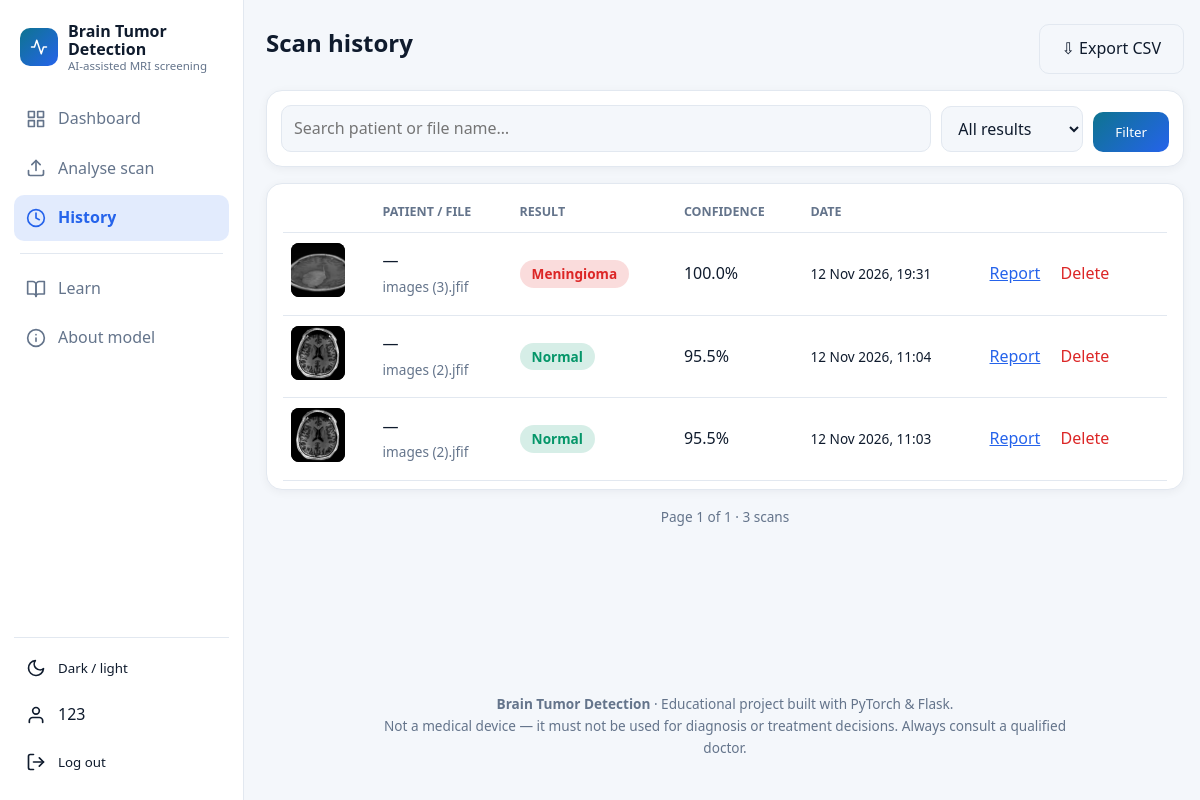
Screenshot of /history (signed in) with the database file from the repository.
### tables this page shows
CREATE TABLE users(
        id INTEGER PRIMARY KEY AUTOINCREMENT, username TEXT UNIQUE COLLATE NOCASE,
        name TEXT, pw TEXT, created TEXT);

CREATE TABLE scans(
        id INTEGER PRIMARY KEY AUTOINCREMENT, user_id INTEGER, uid TEXT, original_name TEXT,
        patient TEXT, label TEXT, confidence REAL, p_normal REAL, p_tumor REAL,
        uncertain INTEGER, ms INTEGER, created TEXT, probs TEXT);

### app.py (the view)
@app.route("/history")
@login_required
def history():
    q, label, w, args = history_filter()
    page = max(1, request.args.get("page", 1, type=int))
    total = db().execute(f"SELECT COUNT(*) FROM scans WHERE {w}", args).fetchone()[0]
    rows = db().execute(f"SELECT * FROM scans WHERE {w} ORDER BY id DESC LIMIT ? OFFSET ?",
                        args + [PER_PAGE, (page - 1) * PER_PAGE]).fetchall()
    labels = [r[0] for r in db().execute("SELECT DISTINCT label FROM scans WHERE user_id=? ORDER BY label", (g.user["id"],))]
    opts = [("", "All results"), ("tumor", "Any tumor")] + [(l, l) for l in labels]
    return render_template("history.html", scans=[scan_dict(r) for r in rows], q=q, label=label, labels=labels, opts=opts,
                           page=page, pages=max(1, -(-total // PER_PAGE)), total=total)

### app.py (called while the page is built)
def db():
    if "db" not in g:
        g.db = sqlite3.connect(DB_PATH)
        g.db.row_factory = sqlite3.Row
    return g.db

@app.template_filter("fmt")
def fmt(s):
    try:
        return datetime.datetime.strptime(s, "%Y-%m-%d %H:%M:%S").strftime("%d %b %Y, %H:%M")
    except (TypeError, ValueError):
        return s

@app.before_request
def load_user():
    g.user = None
    if request.endpoint != "static" and session.get("uid"):
        g.user = db().execute("SELECT * FROM users WHERE id=?", (session["uid"],)).fetchone()

@app.context_processor
def inject():
    return {"user": g.get("user"), "endpoint": request.endpoint, "APP_NAME": APP_NAME, "APP_TAG": APP_TAG}

def login_required(f):
    @wraps(f)
    def wrapper(*a, **k):
        if not g.user:
            if request.path.startswith("/api/"):
                return jsonify(error="Please log in again."), 401
            return redirect(url_for("login", next=request.full_path.rstrip("?")))
        return f(*a, **k)
    return wrapper

def history_filter():
    q = request.args.get("q", "").strip()[:60]
    label = request.args.get("label", "")[:30]
    where, args = ["user_id=?"], [g.user["id"]]
    if q:
        where.append("(patient LIKE ? OR original_name LIKE ?)")
        args += [f"%{q}%"] * 2
    if label == "tumor":
        where.append("label!='Normal'")
    elif label:
        where.append("label=?")
        args.append(label)
    return q, label, " AND ".join(where), args

### templates/history.html (shortened to what this page needs)
{% extends "base.html" %}
{% block content %}
<section class="wrap">
  <div class="rowbetween"><h1>Scan history</h1>
    <a class="btn ghost" href="{{ url_for('history_csv') }}">&#8681; Export CSV</a></div>
  <form class="card filters" method="get">
    <input type="search" name="q" value="{{ q }}" placeholder="Search patient or file name&hellip;">
    <select name="label">{% for v, t in opts %}<option value="{{ v }}" {{ 'selected' if label == v }}>{{ t }}</option>{% endfor %}</select>
    <button class="btn">Filter</button>
  </form>
  {% if not scans %}
    <div class="card center"><p class="muted">{{ 'No scans match your filters.' if (q or label) else 'No scans yet.' }}</p>
    <a class="btn" href="{{ url_for('analyze') }}">Analyse a scan</a></div>
  {% else %}
  <div class="card tablewrap">
    <table>
      <thead><tr><th></th><th>Patient / file</th><th>Result</th><th>Confidence</th><th>Date</th><th></th></tr></thead>
      <tbody>
      {% for s in scans %}
        <tr id="row{{ s.id }}">
          <td><img class="thumb" src="{{ s.original_url }}" alt="" loading="lazy"></td>
          <td>{{ s.patient or '—' }}<br><span class="muted small">{{ s.name }}</span></td>
          <td><span class="badge {{ 't' if s.tumor else 'n' }}">{{ s.label }}</span>{% if s.uncertain %} <span class="muted small">(inconclusive)</span>{% endif %}</td>
          <td>{{ s.confidence }}%</td>
          <td class="small">{{ s.created }}</td>
          <td class="actions"><a href="{{ s.report_url }}" target="_blank">Report</a>
            <button class="link del" data-id="{{ s.id }}">Delete</button></td>
        </tr>
      {% endfor %}
      </tbody>
    </table>
  </div>
  <div class="pager">
    <span class="muted small">Page {{ page }} of {{ pages }} &middot; {{ total }} scan{{ '' if total == 1 else 's' }}</span>
  </div>
  {% endif %}
</section>
{% endblock %}

### templates/base.html (shortened to what this page needs)
{%- macro ico(n) -%}
<svg class="ico" viewBox="0 0 24 24" fill="none" stroke="currentColor" stroke-width="2" stroke-linecap="round" stroke-linejoin="round" aria-hidden="true">
{%- if n == 'dashboard' %}<rect x="3" y="3" width="7" height="7"/><rect x="14" y="3" width="7" height="7"/><rect x="14" y="14" width="7" height="7"/><rect x="3" y="14" width="7" height="7"/>
{%- elif n == 'analyze' %}<path d="M21 15v4a2 2 0 0 1-2 2H5a2 2 0 0 1-2-2v-4"/><polyline points="17 8 12 3 7 8"/><line x1="12" y1="3" x2="12" y2="15"/>
{%- elif n == 'history' %}<circle cx="12" cy="12" r="10"/><polyline points="12 6 12 12 16 14"/>
{%- elif n == 'learn' %}<path d="M2 3h6a4 4 0 0 1 4 4v14a3 3 0 0 0-3-3H2z"/><path d="M22 3h-6a4 4 0 0 0-4 4v14a3 3 0 0 1 3-3h7z"/>
{%- elif n == 'about' %}<circle cx="12" cy="12" r="10"/><line x1="12" y1="16" x2="12" y2="12"/><line x1="12" y1="8" x2="12.01" y2="8"/>
{%- elif n == 'account' %}<path d="M20 21v-2a4 4 0 0 0-4-4H8a4 4 0 0 0-4 4v2"/><circle cx="12" cy="7" r="4"/>
{%- elif n == 'home' %}<path d="M3 9l9-7 9 7v11a2 2 0 0 1-2 2H5a2 2 0 0 1-2-2z"/><polyline points="9 22 9 12 15 12 15 22"/>
{%- elif n == 'logout' %}<path d="M9 21H5a2 2 0 0 1-2-2V5a2 2 0 0 1 2-2h4"/><polyline points="16 17 21 12 16 7"/><line x1="21" y1="12" x2="9" y2="12"/>
{%- elif n == 'theme' %}<path d="M21 12.79A9 9 0 1 1 11.21 3 7 7 0 0 0 21 12.79z"/>
{%- elif n == 'logo' %}<polyline points="22 12 18 12 15 21 9 3 6 12 2 12"/>
{%- endif %}</svg>
{%- endmacro -%}
{%- macro item(ep, icon, text) -%}
<a href="{{ url_for(ep) }}" class="navlink {{ 'on' if endpoint == ep }}">{{ ico(icon) }}<span>{{ text }}</span></a>
{%- endmacro -%}
<!doctype html>
<html lang="en">
<head>
<link rel="stylesheet" href="{{ url_for('static', filename='style.css') }}">
</head>
<body class="{{ 'app' if user else 'site' }}">
{% if user %}
<div class="shell">
  <aside class="side" id="side">
    <a class="brand" href="{{ url_for('home') }}"><span class="logo">{{ ico('logo') }}</span><span class="bname">{{ APP_NAME }}<small>{{ APP_TAG }}</small></span></a>
    <nav>
      {{ item('dashboard', 'dashboard', 'Dashboard') }}
      {{ item('analyze', 'analyze', 'Analyse scan') }}
      {{ item('history', 'history', 'History') }}
      <div class="sep"></div>
      {{ item('learn', 'learn', 'Learn') }}
      {{ item('about', 'about', 'About model') }}
    </nav>
    <div class="side-foot">
      <button class="navlink theme-toggle" type="button">{{ ico('theme') }}<span>Dark / light</span></button>
      <a class="navlink {{ 'on' if endpoint == 'account' }}" href="{{ url_for('account') }}">{{ ico('account') }}<span>{{ user.name or user.username }}</span></a>
      <form method="post" action="{{ url_for('logout') }}"><button class="navlink">{{ ico('logout') }}<span>Log out</span></button></form>
    </div>
  </aside>
  <div class="pagecol">
{% endif %}
<main>{% block content %}{% endblock %}</main>
<footer>
  <p><b>{{ APP_NAME }}</b> &middot; Educational project built with PyTorch &amp; Flask.<br>
  Not a medical device &mdash; it must not be used for diagnosis or treatment decisions. Always consult a qualified doctor.</p>
</footer>
{% if user %}</div></div>{% endif %}
</body>
</html>

### rows the page displays
users: name+username "123"
scans: shows a picture, patient "—", name "images (3).jfif", label "Meningioma", confidence "100.0", created "12 Nov 2026, 19:31"
scans: patient "—", name "images (2).jfif", label "Normal", confidence "95.5", created "12 Nov 2026, 11:04"
scans: patient "—", name "images (2).jfif", label "Normal", confidence "95.5", created "12 Nov 2026, 11:03"

### other values shown
{{ APP_NAME }} "Brain Tumor Detection"
{{ APP_TAG }} "AI-assisted MRI screening"
{{ text }} "Dashboard Analyse scan History Learn About model"
{{ page }} "1"
{{ pages }} "1"
{{ total }} "3"
{{ '' if total == 1 else 's' }} "s"
form field label "All results"
